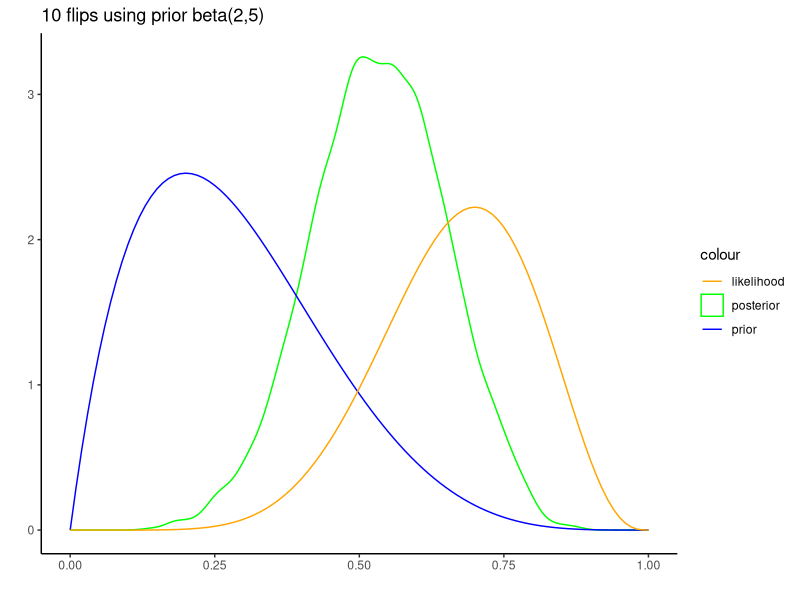
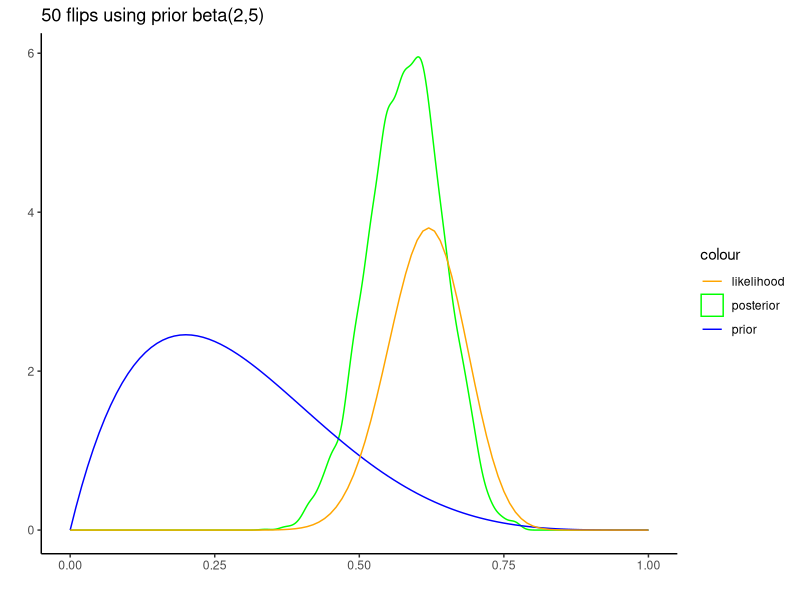
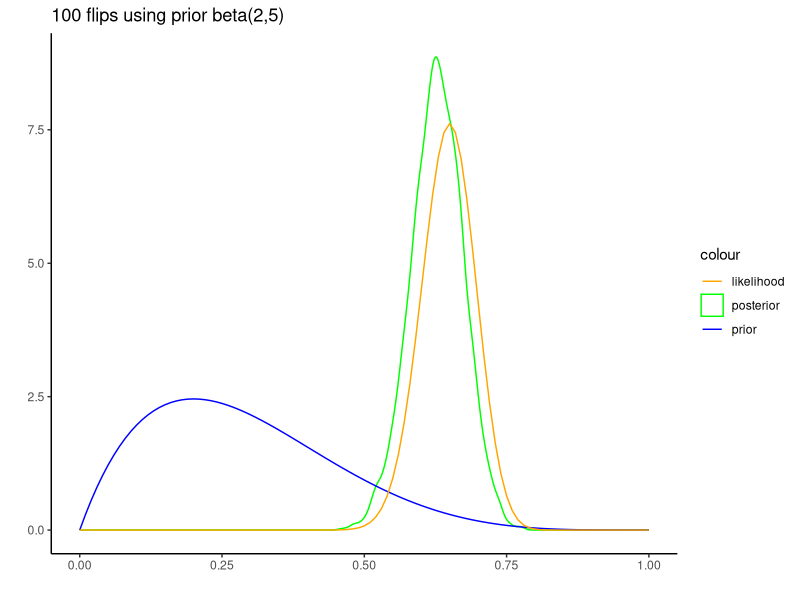
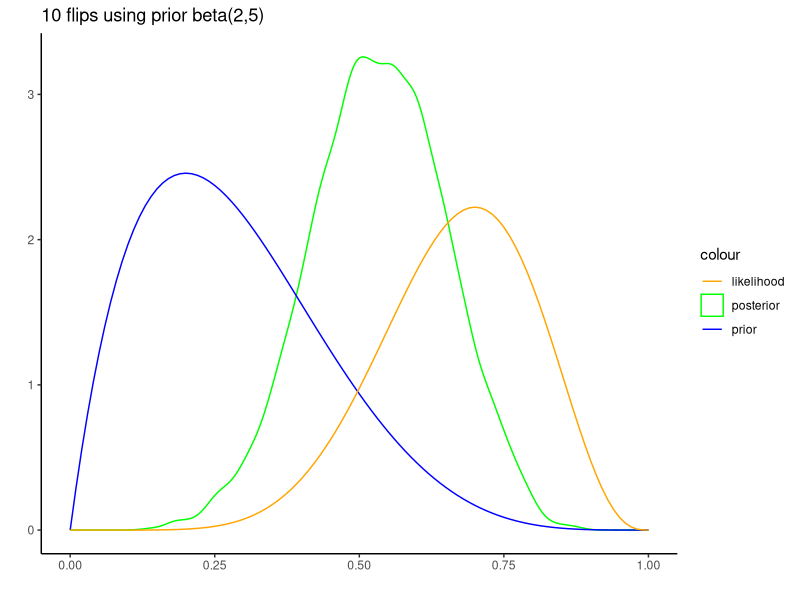
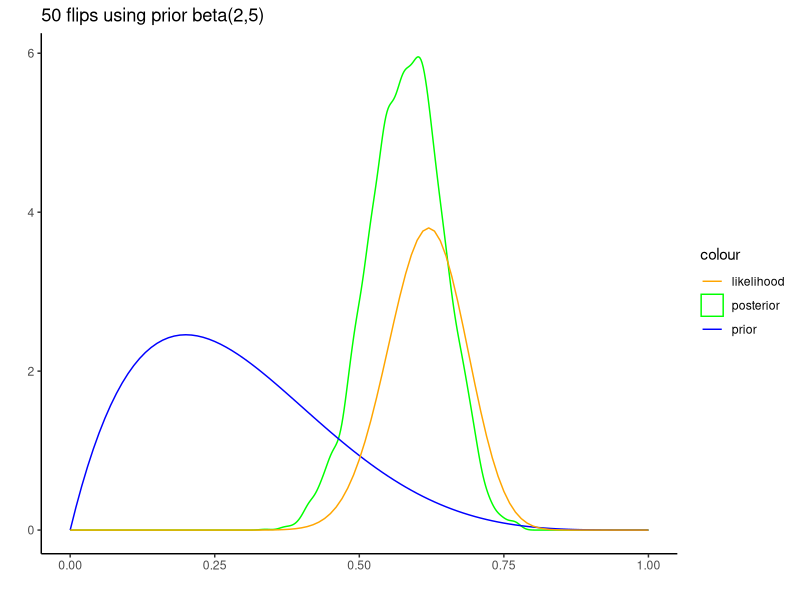
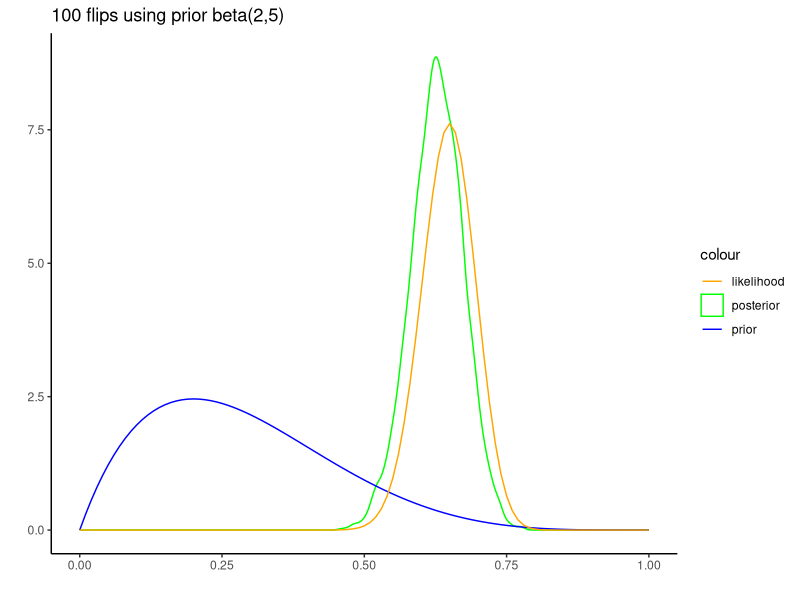

Generate these figures, in order, with R:
# set working dir here
# setwd("~/WorkSpace/BayesianInference")

# This function calculates the probability of a 
# sequence of coin flip data, given a value of P_heads_guess
calc_prob_coin_flip_data <- function(P_heads_guess, coin_flips, log=T)
{
  # Empty list of probabilities
  probs_list = rep(NA, times=length(coin_flips))
  probs_list
  
  for (i in 1:length(coin_flips))
  {
    # Print an update
    #cat("\nAnalysing coin flip #", i, "/", length(coin_flips), sep="")
    
    # Get the current coin flip
    coin_flip = coin_flips[i]
    
    # If the coin flip is heads, give that datum
    # probability P_heads_guess.
    # If tails, give it (1-P_heads_guess)
    
    if (coin_flip == "H")
    {
      probs_list[i] = P_heads_guess
    } # End if heads
    
    if (coin_flip == "T")        
    {
      probs_list[i] = (1-P_heads_guess)
    } # End if tails
  } # End for-loop
  
  # Look at the resulting probabilities
  probs_list
  
  # We get the probability of all the data by multiplying
  # all the probabilities
  likelihood_of_data_given_P_heads_guess = prod(probs_list)
  
  if (log) 
    likelihood_of_data_given_P_heads_guess = log(likelihood_of_data_given_P_heads_guess)
  
  # Return result
  return(likelihood_of_data_given_P_heads_guess)
}


# this must be log likelihood
likelihood = function(P_heads){
  return(calc_prob_coin_flip_data(P_heads_guess=P_heads, coin_flips=coin_flips))
}

# prior 
prior = function(param, FUN = dbeta, shape1 = 2, shape2 = 5){
  return(FUN(param, shape1 = shape1, shape2 = shape2, log = T))
}

# make a proposal in MCMC
getProposal = function(current, n=1, w = .01) {
  proposal = current + runif(n, min = -(w/2), max = (w/2)) 
  return(proposal)
}

# accept or not the currect state 
accept = function(proposal, current, ...) {
  if (proposal < 0 | proposal > 1) 
    return(FALSE);
  ratio = exp( likelihood(proposal) + 
                 prior(proposal, ...) - 
                 likelihood(current) - 
                 prior(current, ...) )
  if (ratio > runif(1)){
    return(TRUE)
  }else{
    return(FALSE)
  }
}

# MCMC given a start value and how many iterations
run_metropolis_MCMC = function(startvalue, iterations, ...){
  cat("Prior beta(2, 10)\n")
  chain = array(dim = c(iterations+1,2))
  chain[1,1] = startvalue
  # record likelihood not log-scale
  chain[1,2] = calc_prob_coin_flip_data(P_heads_guess=startvalue, coin_flips=coin_flips, log = F)
  reject = 0
  accept = 0
  i=1
  while (i <= iterations) {
    #cat("i = ", i, " : ")
    proposal = getProposal(chain[i,1], w=.2) 
    isAccepted = accept(proposal, chain[i,1], ...)
    
    if (isAccepted) {
      #cat(" accept ", proposal, "\n")
      chain[i+1,1] = proposal
      chain[i+1,2] = calc_prob_coin_flip_data(P_heads_guess=proposal, coin_flips=coin_flips, log = F)
      accept = accept + 1
    } else {
      #cat(" reject ", proposal, "\n")
      chain[i+1,] = chain[i,]
      reject = reject + 1
    }
    i = i + 1
  }
  cat("\nAccept = ", accept, ", reject  = ", reject, "\n")
  
  return(mcmc(chain))
}

# for plotting
sapply_likelihood = function(x, yscale = 1000) {
  return( sapply(x, FUN=calc_prob_coin_flip_data, coin_flips=coin_flips, log = F) * yscale)
}

# plot prior, posterior, and likelihood together
createPlot = function(chain, chain_len, shape1 = 2, shape2 = 5, burnin=.1,
                      title="", yscale = 1000) {
  # rm burnin
  posterior = chain[(chain_len*burnin):chain_len, 1]
  length(posterior)
  
  llhd = chain[(chain_len*burnin):chain_len, 2]
  # rescaled by max of posterior
  llhd = llhd / max(llhd) * 0.9
    
  library("tidyverse")
  df1 = tibble(x = posterior, dist = rep("posterior", length(posterior))) 
  #df2 = tibble(x = llhd, dist = rep("likelihood", length(llhd)))
  
  library("ggplot2")
  p <- ggplot(df1, aes(x=x)) + 
    geom_density(aes(colour = "posterior")) + 
    geom_function(fun = dbeta, args = list(shape1 = shape1, shape2 = shape2), 
                  aes(colour = "prior")) +
    geom_function(fun = sapply_likelihood, args = list(yscale = yscale),
                  aes(colour = "likelihood")) +
    #geom_density(aes(x=x, colour = "likelihood"), data = df2) +
    xlim(0, 1) + scale_colour_manual(values = c("orange", "green", "blue")) + 
    xlab("") + ylab("") + ggtitle(title) + theme_classic() 
  return(p)
}


library(coda)
startvalue = c(0.5) # P_heads_guess
chain_len = 10000

###### case 1: 10 flips ###### 
coin_flips = c('H','T','H','T','H','H','T','H','H','H')
length(coin_flips)

shape1 = 2
shape2 = 5

chain = run_metropolis_MCMC(startvalue, chain_len, shape1 = shape1, shape2 = shape2)
summary(chain[(chain_len*.1):chain_len,])

p <- createPlot(chain, chain_len, shape1 = shape1, shape2 = shape2, 
                title = paste0(length(coin_flips), " flips using prior beta(",
                               shape1,",",shape2,")"))
p

ggsave("b25d10l.pdf", p, width = 5, height = 5)


###### case 2: 50 flips ###### 

coin_flips = c('H','T','H','T','H','H','T','H','H','H','T','H','H','T','T','T','T','H','H','H','H','H','H','H','H','H','H','H','H','H','H','H','H','T','T','T','H','T','T','T','H','T','T','T','H','H','H','T','T','H')
length(coin_flips)

chain = run_metropolis_MCMC(startvalue, chain_len, shape1 = shape1, shape2 = shape2)
summary(chain[(chain_len*.1):chain_len,])

p <- createPlot(chain, chain_len, shape1 = shape1, shape2 = shape2, 
                title = paste0(length(coin_flips), " flips using prior beta(",
                               shape1,",",shape2,")"), yscale = 10E14)
p

ggsave("b25d50l.pdf", p, width = 5, height = 5)


###### case 3: 100 flips ###### 

coin_flips = c('H','T','H','T','H','H','T','H','H','H','T','H','H','T','T','T','T','H','H','H','H','H','H','H','H','H','H','H','H','H','H','H','H','T','T','T','H','T','T','T','H','T','T','T','H','H','H','T','T','H','H','H','T','H','H','H','T','T','H','H','H','H','H','H','H','T','T','H','H','H','H','T','T','H','H','H','T','T','H','H','H','H','H','H','T','T','T','H','H','H','H','H','H','T','H','T','H','H','T','T')
length(coin_flips)

chain = run_metropolis_MCMC(startvalue, chain_len, shape1 = shape1, shape2 = shape2)
summary(chain[(chain_len*.1):chain_len,])

p <- createPlot(chain, chain_len, shape1 = shape1, shape2 = shape2, 
                title = paste0(length(coin_flips), " flips using prior beta(",
                               shape1,",",shape2,")"), yscale = 10E28)
p

ggsave("b25d100l.pdf", p, width = 5, height = 5)



